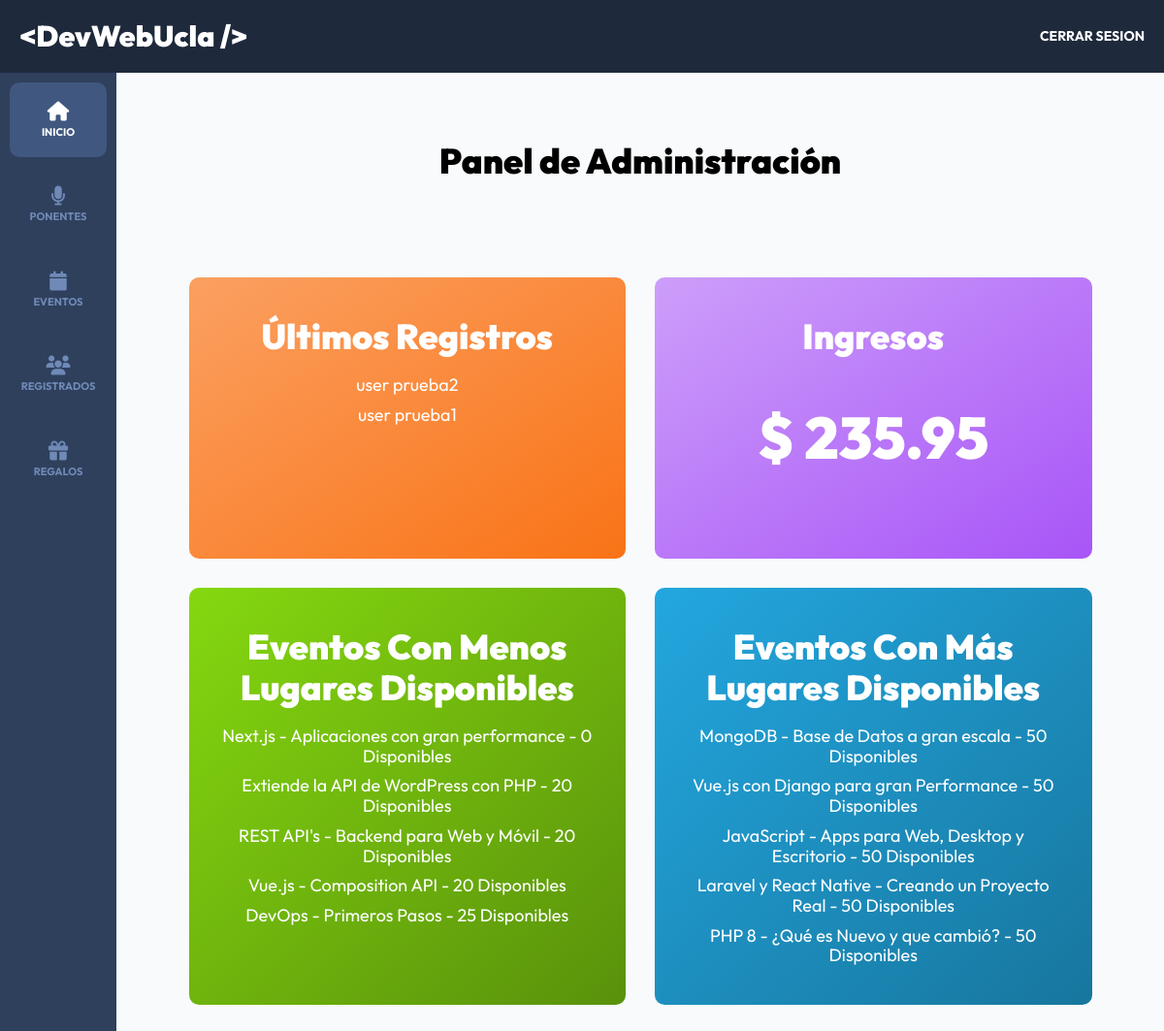
/admin/dashboard (signed in), run on the app's committed database.
### tables this page shows
CREATE TABLE `registros` (
  `id` int NOT NULL AUTO_INCREMENT,
  `paquete_id` int DEFAULT NULL,
  `pago_id` varchar(30) DEFAULT NULL,
  `token` varchar(8) DEFAULT NULL,
  `usuario_id` int DEFAULT NULL,
  `regalo_id` int DEFAULT NULL,
  PRIMARY KEY (`id`),
  KEY `usuarioId` (`usuario_id`),
  KEY `paquete_id` (`paquete_id`),
  KEY `regalo_id` (`regalo_id`),
  CONSTRAINT `registros_ibfk_1` FOREIGN KEY (`usuario_id`) REFERENCES `usuarios` (`id`),
  CONSTRAINT `registros_ibfk_2` FOREIGN KEY (`paquete_id`) REFERENCES `paquetes` (`id`),
  CONSTRAINT `registros_ibfk_3` FOREIGN KEY (`regalo_id`) REFERENCES `regalos` (`id`)
);

CREATE TABLE `usuarios` (
  `id` int NOT NULL AUTO_INCREMENT,
  `nombre` varchar(40) DEFAULT NULL,
  `apellido` varchar(40) DEFAULT NULL,
  `email` varchar(40) DEFAULT NULL,
  `password` varchar(60) DEFAULT NULL,
  `confirmado` tinyint(1) DEFAULT NULL,
  `token` varchar(13) DEFAULT NULL,
  `admin` tinyint(1) DEFAULT NULL,
  PRIMARY KEY (`id`)
);

CREATE TABLE `eventos` (
  `id` int NOT NULL AUTO_INCREMENT,
  `nombre` varchar(120) DEFAULT NULL,
  `descripcion` text,
  `disponibles` int DEFAULT NULL,
  `categoria_id` int NOT NULL,
  `dia_id` int NOT NULL,
  `hora_id` int NOT NULL,
  `ponente_id` int NOT NULL,
  PRIMARY KEY (`id`),
  KEY `fk_eventos_categorias_idx` (`categoria_id`),
  KEY `fk_eventos_dias1_idx` (`dia_id`),
  KEY `fk_eventos_horas1_idx` (`hora_id`),
  KEY `fk_eventos_ponentes1_idx` (`ponente_id`),
  CONSTRAINT `fk_eventos_categorias` FOREIGN KEY (`categoria_id`) REFERENCES `categorias` (`id`),
  CONSTRAINT `fk_eventos_dias1` FOREIGN KEY (`dia_id`) REFERENCES `dias` (`id`),
  CONSTRAINT `fk_eventos_horas1` FOREIGN KEY (`hora_id`) REFERENCES `horas` (`id`),
  CONSTRAINT `fk_eventos_ponentes1` FOREIGN KEY (`ponente_id`) REFERENCES `ponentes` (`id`)
);

### controllers/DashboardController.php (called while the page is built, shortened)
<?php
class DashboardController {
    public static function index(Router $router) {
        $registros = Registro::get(5);
        foreach($registros as $registro) {
            $registro->usuario = Usuario::find($registro->usuario_id);
        }
        $virtuales = Registro::total('paquete_id', 2);
        $presenciales = Registro::total('paquete_id', 1);
        $ingresos = ($virtuales * 46.41) + ($presenciales * 189.54);
        $menos_disponibles = Evento::ordenarLimite('disponibles', 'ASC', 5);
        $mas_disponibles = Evento::ordenarLimite('disponibles', 'DESC', 5);
        $router->render('admin/dashboard/index', [
            'titulo' => 'Panel de Administración',
            'registros' => $registros,
            'ingresos' => $ingresos,
            'menos_disponibles' => $menos_disponibles,
            'mas_disponibles' => $mas_disponibles
        ]);
    }
}

### public/index.php (called while the page is built, shortened)
<?php
$router = new Router();
$router->get('/login', [AuthController::class, 'login']);
$router->post('/login', [AuthController::class, 'login']);
$router->post('/logout', [AuthController::class, 'logout']);
$router->get('/registro', [AuthController::class, 'registro']);
$router->post('/registro', [AuthController::class, 'registro']);
$router->get('/olvide', [AuthController::class, 'olvide']);
$router->post('/olvide', [AuthController::class, 'olvide']);
$router->get('/reestablecer', [AuthController::class, 'reestablecer']);
$router->post('/reestablecer', [AuthController::class, 'reestablecer']);
$router->get('/mensaje', [AuthController::class, 'mensaje']);
$router->get('/confirmar-cuenta', [AuthController::class, 'confirmar']);
$router->get('/admin/dashboard', [DashboardController::class, 'index']);
$router->get('/admin/ponentes', [PonentesController::class, 'index']);
$router->get('/admin/ponentes/crear', [PonentesController::class, 'crear']);
$router->post('/admin/ponentes/crear', [PonentesController::class, 'crear']);
$router->get('/admin/ponentes/editar', [PonentesController::class, 'editar']);
$router->post('/admin/ponentes/editar', [PonentesController::class, 'editar']);
$router->post('/admin/ponentes/eliminar', [PonentesController::class, 'eliminar']);
$router->get('/admin/eventos', [EventosController::class, 'index']);
$router->get('/admin/eventos/crear', [EventosController::class, 'crear']);
$router->post('/admin/eventos/crear', [EventosController::class, 'crear']);
$router->get('/admin/eventos/editar', [EventosController::class, 'editar']);
$router->post('/admin/eventos/editar', [EventosController::class, 'editar']);
$router->post('/admin/eventos/eliminar', [EventosController::class, 'eliminar']);
$router->get('/api/eventos-horario', [APIEventos::class, 'index']);
$router->get('/api/ponentes', [APIPonentes::class, 'index']);
$router->get('/api/ponente', [APIPonentes::class, 'ponente']);
$router->get('/api/regalos', [APIRegalos::class, 'index']);
$router->get('/admin/registrados', [RegistradosController::class, 'index']);
$router->get('/admin/regalos', [RegalosController::class, 'index']);
$router->get('/finalizar-registro', [RegistroController::class, 'crear']);
$router->post('/finalizar-registro/gratis', [RegistroController::class, 'gratis']);
$router->post('/finalizar-registro/pagar', [RegistroController::class, 'pagar']);
$router->get('/finalizar-registro/conferencias', [RegistroController::class, 'conferencias']);
$router->post('/finalizar-registro/conferencias', [RegistroController::class, 'conferencias']);
$router->get('/boleto', [RegistroController::class, 'boleto']);
$router->get('/', [PaginasController::class, 'index']);
$router->get('/devwebucla', [PaginasController::class, 'evento']);
$router->get('/paquetes', [PaginasController::class, 'paquetes']);
$router->get('/workshops-conferencias', [PaginasController::class, 'conferencias']);
$router->get('/404', [PaginasController::class, 'error']);
$router->comprobarRutas();

### models/ActiveRecord.php (called while the page is built, shortened)
<?php
class ActiveRecord {
    protected static $db;
    protected static $tabla = '';
    public static function setDB($database) {
        self::$db = $database;
    }
    public static function consultarSQL($query) {
        $resultado = self::$db->query($query);
        $array = [];
        while($registro = $resultado->fetch_assoc()) {
            $array[] = static::crearObjeto($registro);
        }
        return $array;
    }
    protected static function crearObjeto($registro) {
        $objeto = new static;
        foreach($registro as $key => $value ) {
            if(property_exists( $objeto, $key  )) {
                $objeto->$key = $value;
            }
        }
        return $objeto;
    }
    public static function find($id) {
        $query = "SELECT * FROM " . static::$tabla  ." WHERE id = ${id}";
        $resultado = self::consultarSQL($query);
        return array_shift( $resultado ) ;
    }
    public static function get($limite) {
        $query = "SELECT * FROM " . static::$tabla . " ORDER BY id DESC LIMIT ${limite} " ;
        $resultado = self::consultarSQL($query);
        return $resultado;
    }
    public static function ordenarLimite($columna, $orden, $limite) {
        $query = "SELECT * FROM " . static::$tabla . " ORDER BY ${columna} ${orden} LIMIT ${limite} ";
        $resultado = self::consultarSQL($query);
        return $resultado;
    }
    public static function total($columna = '', $valor = '') {
        $query = "SELECT COUNT(*) FROM " . static::$tabla;
        if($columna) {
            $query .= " WHERE ${columna} = ${valor}";
        }
        $resultado = self::$db->query($query);
        $total = $resultado->fetch_array();
        return array_shift($total);
    }
}

### views/admin/dashboard/index.php (the view)
<h2 class="dashboard__heading"  ><?php echo $titulo ?></h2><h2 class="dashboard__heading"></h2>
<main class="bloques">
    <div class="bloques__grid">
        <div class="bloque">
            <h3 class="bloque__heading">Últimos Registros</h3>
            <?php foreach($registros as $registro) { ?>
                <div class="bloque__contenido">
                    <p class="bloque__texto">
                        <?php echo $registro->usuario->nombre . " " . $registro->usuario->apellido; ?>
                    </p>
                </div>
            <?php } ?>
        </div>
        <div class="bloque">
            <h3 class="bloque__heading">Ingresos</h3>
            <p class="bloque__texto--cantidad">$ <?php echo $ingresos; ?></p>
        </div>
        <div class="bloque">
            <h3 class="bloque__heading">Eventos Con Menos Lugares Disponibles</h3>
            <?php foreach($menos_disponibles as $evento) { ?>
                <div class="bloque__contenido">
                    <p class="bloque__texto">
                        <?php echo $evento->nombre . " - " . $evento->disponibles . ' Disponibles'; ?>
                    </p>
                </div>
            <?php } ?>
        </div>
        <div class="bloque">
            <h3 class="bloque__heading">Eventos Con Más Lugares Disponibles</h3>
            <?php foreach($mas_disponibles as $evento) { ?>
                <div class="bloque__contenido">
                    <p class="bloque__texto">
                        <?php echo $evento->nombre . " - " . $evento->disponibles . ' Disponibles'; ?>
                    </p>
                </div>
            <?php } ?>
        </div>
    </div>
</main>

### public/build/css/app.css (style rules this page uses)
html { line-height: 1.15; -webkit-text-size-adjust: 100%; }
body { margin: 0; }
main { display: block; }
html { font-size: 62.5%; box-sizing: border-box; height: 100%; }
*, *:before, *:after { box-sizing: inherit; }
body { font-family: "Outfit", sans-serif; font-size: 1.8rem; }
h1, h2, h3 { font-family: "Outfit", sans-serif; font-weight: 900; margin: 2rem 0; }
h2 { font-size: 3.6rem; }
h3 { font-size: 3rem; }
[class$=__heading] { font-family: "Outfit", sans-serif; font-weight: 900; margin: 2rem 0; margin: 6rem 0 3rem 0; text-align: center; }
.dashboard { height: 100%; display: flex; flex-direction: column; background-color: #F8FAFC; }
.bloques { width: min(95%, 140rem); margin: 0 auto; }
@media (min-width: 768px) { .bloques { margin-top: 10rem; } }
.bloques__grid { display: grid; gap: 3rem; grid-template-columns: repeat(1, 1fr); }
@media (min-width: 1024px) { .bloques__grid { display: grid; gap: 3rem; grid-template-columns: repeat(2, 1fr); } }
.bloque { padding: 3rem; color: #FFFFFF; border-radius: 1rem; }
.bloque:nth-child(1) { background-image: linear-gradient(to left top, #F97316, #fba061); }
.bloque:nth-child(2) { background-image: linear-gradient(to left top, #A855F7, #cd9efa); }
.bloque:nth-child(3) { background-image: linear-gradient(to left top, #59910b, #85d810); }
.bloque:nth-child(4) { background-image: linear-gradient(to left top, #17769E, #23a7df); }
.bloque__heading { margin: 1rem 0 2rem 0; font-size: 3.6rem; }
.bloque__texto { margin: 1rem 0; text-align: center; }
.bloque__texto--cantidad { margin-top: 5rem; font-weight: 900; font-size: 6rem; text-align: center; }

### data on the page
registros: usuario.nombre "user", usuario.apellido "prueba2"
registros: usuario.nombre "user", usuario.apellido "prueba1"
eventos: nombre "Next.js - Aplicaciones con gran performance", disponibles "0"
eventos: nombre "Extiende la API de WordPress con PHP", disponibles "20"
eventos: nombre "REST API's - Backend para Web y Móvil", disponibles "20"
eventos: nombre "Vue.js - Composition API", disponibles "20"
eventos: nombre "DevOps - Primeros Pasos", disponibles "25"
eventos: nombre "MongoDB - Base de Datos a gran escala", disponibles "50"
eventos: nombre "Vue.js con Django para gran Performance", disponibles "50"
eventos: nombre "JavaScript - Apps para Web, Desktop y Escritorio", disponibles "50"
eventos: nombre "Laravel y React Native - Creando un Proyecto Real", disponibles "50"
eventos: nombre "PHP 8 - ¿Qué es Nuevo y que cambió?", disponibles "50"

### other printed values
$titulo "Panel de Administración"
$ingresos "235.95"
